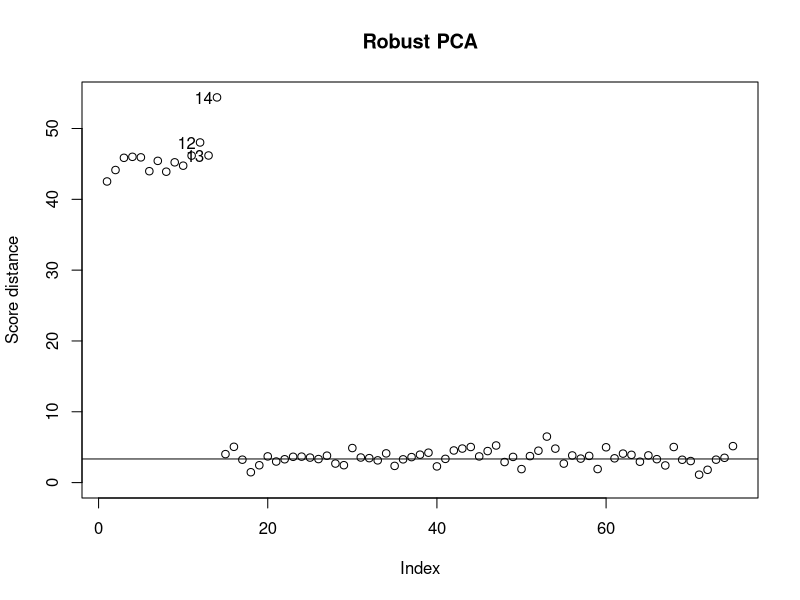
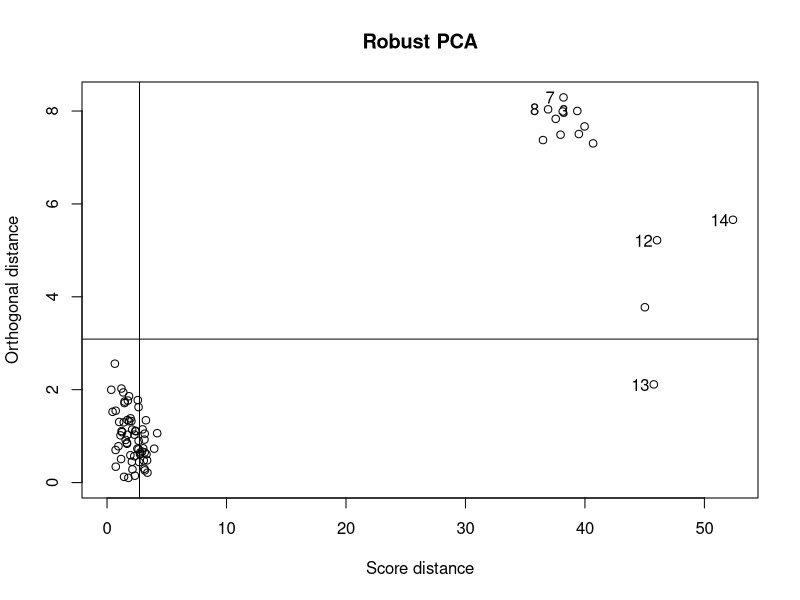
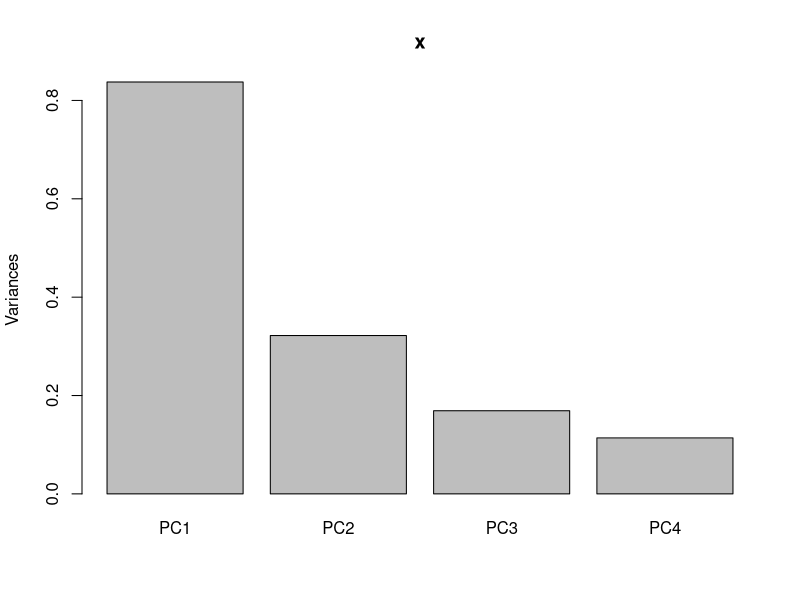
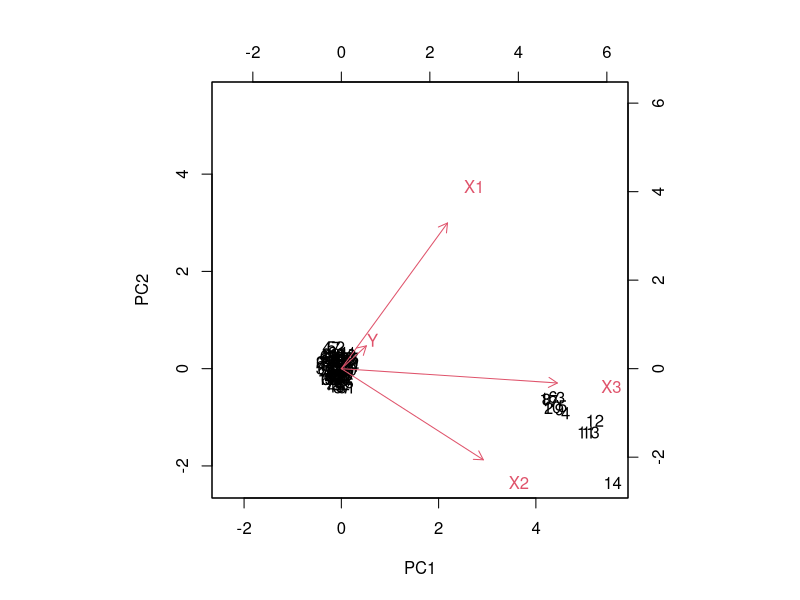

Write R code to recreate these figures, in order.
library(rrcov)


### Name: PcaLocantore
### Title: Spherical Principal Components
### Aliases: PcaLocantore PcaLocantore.formula PcaLocantore.default
### Keywords: robust multivariate

### ** Examples

## PCA of the Hawkins Bradu Kass's Artificial Data
##  using all 4 variables
    data(hbk)
    pca <- PcaLocantore(hbk)
    pca

## Compare with the classical PCA
    prcomp(hbk)

## or  
    PcaClassic(hbk)
    
## If you want to print the scores too, use
    print(pca, print.x=TRUE)

## Using the formula interface
    PcaLocantore(~., data=hbk)

## To plot the results:

    plot(pca)                    # distance plot
    pca2 <- PcaLocantore(hbk, k=2)  
    plot(pca2)                   # PCA diagnostic plot (or outlier map)
    
## Use the standard plots available for for prcomp and princomp
    screeplot(pca)    
    biplot(pca)    
